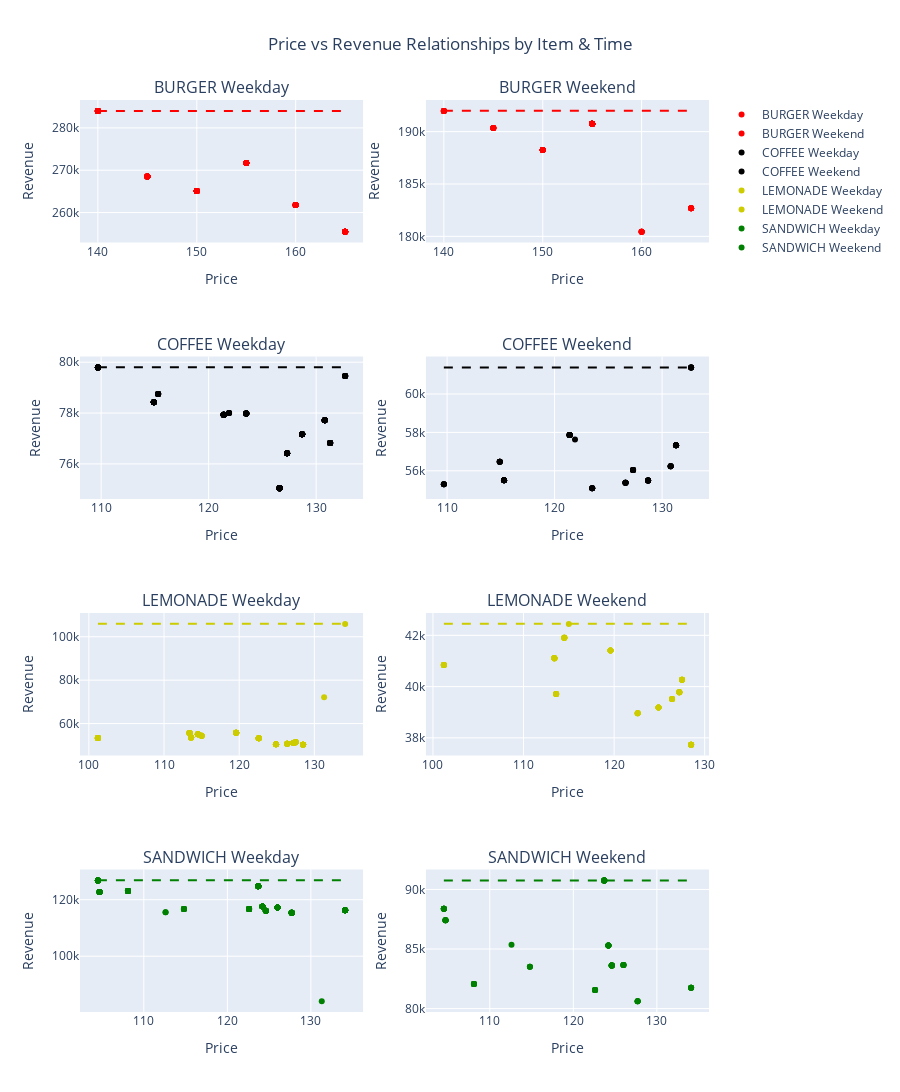

Here is the notebook cell this chart was saved with:
### Code cell
fig = make_subplots(rows=4, cols=2, subplot_titles=['BURGER Weekday', 'BURGER Weekend', 'COFFEE Weekday', 'COFFEE Weekend', 
                                                    'LEMONADE Weekday', 'LEMONADE Weekend', 'SANDWICH Weekday', 'SANDWICH Weekend'])

row_no = 1
col_no = 1

for item, color in zip(['BURGER', 'COFFEE', 'LEMONADE', 'SANDWICH'], ['red', 'black', '#CCCC00', 'green']):
    
    for is_weekend in [0, 1]:
        subplot_df = df_test[(df_test['item_name'] == item) & (df_test['is_weekend'] == is_weekend)]
        label = 'Weekend' if is_weekend == 1 else 'Weekday'
        
        fig.add_trace(go.Scatter(x=subplot_df['price'], y=subplot_df['revenue_prediction'], name=f'{item} {label}',
                                 mode='markers', marker=dict(color=color)), row=row_no, col=col_no)
        
        fig.add_shape(
            type='line',
            x0=subplot_df['price'].min(),
            x1=subplot_df['price'].max(),
            y0=subplot_df['revenue_prediction'].max(),
            y1=subplot_df['revenue_prediction'].max(),
            line=dict(color=color, width=2, dash='dash'), row=row_no, col=col_no)
        
        fig.update_xaxes(title_text='Price', row=row_no, col=col_no)
        fig.update_yaxes(title_text='Revenue', row=row_no, col=col_no)

        if col_no == 1:
            col_no += 1
        else:
            col_no = 1
            row_no += 1

fig.update_layout(title_text='Price vs Revenue Relationships by Item & Time', title_x=0.5, height=1600)
fig.show()

### Figure 1 — Plotly figure (JSON) as saved in the notebook; plotly's stock layout.template omitted (floating-point values rounded to 4 significant figures; data arrays with more than 128 entries replaced by an {"elided": "..."} marker saying what was removed)
{"data": [{"marker": {"color": "red"}, "mode": "markers", "name": "BURGER Weekday", "type": "scatter", "x": {"elided": "201 int values"}, "xaxis": "x", "y": {"elided": "201 float values"}, "yaxis": "y"}, {"marker": {"color": "red"}, "mode": "markers", "name": "BURGER Weekend", "type": "scatter", "x": [145, 155, 155, 160, 155, 155, 155, 155, 155, 155, 160, 155, 145, 155, 160, 155, 165, 155, 140, 155, 150, 140, 150, 155, 155, 165, 155, 155, 145, 155, 150, 140, 155, 140, 145, 150, 155, 150, 140, 150, 165, 155, 140, 150, 155, 150, 155, 145, 160, 165, 155, 155, 155, 155, 160, 165, 145, 150, 150, 155, 155, 155, 140, 160, 155, 155, 145, 145, 155, 155, 165, 140, 150, 155, 155, 150, 140, 165, 150], "xaxis": "x2", "y": [190300.0, 190800.0, 190800.0, 180500.0, 190800.0, 190800.0, 190800.0, 190800.0, 190800.0, 190800.0, 180500.0, 190800.0, 190300.0, 190800.0, 180500.0, 190800.0, 182700.0, 190800.0, 192000.0, 190800.0, 188200.0, 192000.0, 188200.0, 190800.0, 190800.0, 182700.0, 190800.0, 190800.0, 190300.0, 190800.0, 188200.0, 192000.0, 190800.0, 192000.0, 190300.0, 188200.0, 190800.0, 188200.0, 192000.0, 188200.0, 182700.0, 190800.0, 192000.0, 188200.0, 190800.0, 188200.0, 190800.0, 190300.0, 180500.0, 182700.0, 190800.0, 190800.0, 190800.0, 190800.0, 180500.0, 182700.0, 190300.0, 188200.0, 188200.0, 190800.0, 190800.0, 190800.0, 192000.0, 180500.0, 190800.0, 190800.0, 190300.0, 190300.0, 190800.0, 190800.0, 182700.0, 192000.0, 188200.0, 190800.0, 190800.0, 188200.0, 192000.0, 182700.0, 188200.0], "yaxis": "y2"}, {"marker": {"color": "black"}, "mode": "markers", "name": "COFFEE Weekday", "type": "scatter", "x": {"elided": "186 float values"}, "xaxis": "x3", "y": {"elided": "186 float values"}, "yaxis": "y3"}, {"marker": {"color": "black"}, "mode": "markers", "name": "COFFEE Weekend", "type": "scatter", "x": [127.3, 128.7, 121.4, 115.3, 127.3, 121.4, 121.9, 114.9, 115.3, 109.7, 130.8, 131.3, 126.6, 121.4, 115.3, 128.7, 115.3, 109.7, 131.3, 127.3, 121.4, 114.9, 114.9, 132.7, 127.3, 130.8, 128.7, 128.7, 126.6, 126.6, 115.3, 130.8, 127.3, 126.6, 123.5, 109.7, 121.4, 127.3, 128.7, 127.3, 131.3, 132.7, 123.5, 131.3, 132.7, 126.6, 131.3, 109.7, 127.3, 131.3, 121.4, 123.5, 130.8, 131.3, 126.6, 115.3, 115.3, 121.4, 123.5, 121.4, 115.3, 131.3, 128.7, 128.7, 132.7, 123.5, 115.3, 121.4, 114.9, 130.8, 131.3, 114.9, 128.7, 132.7], "xaxis": "x4", "y": [56040.0, 55500.0, 57860.0, 55510.0, 56040.0, 57860.0, 57640.0, 56480.0, 55510.0, 55300.0, 56230.0, 57330.0, 55380.0, 57860.0, 55510.0, 55500.0, 55510.0, 55300.0, 57330.0, 56040.0, 57860.0, 56480.0, 56480.0, 61390.0, 56040.0, 56230.0, 55500.0, 55500.0, 55380.0, 55380.0, 55510.0, 56230.0, 56040.0, 55380.0, 55100.0, 55300.0, 57860.0, 56040.0, 55500.0, 56040.0, 57330.0, 61390.0, 55100.0, 57330.0, 61390.0, 55380.0, 57330.0, 55300.0, 56040.0, 57330.0, 57860.0, 55100.0, 56230.0, 57330.0, 55380.0, 55510.0, 55510.0, 57860.0, 55100.0, 57860.0, 55510.0, 57330.0, 55500.0, 55500.0, 61390.0, 55100.0, 55510.0, 57860.0, 56480.0, 56230.0, 57330.0, 56480.0, 55500.0, 61390.0], "yaxis": "y4"}, {"marker": {"color": "#CCCC00"}, "mode": "markers", "name": "LEMONADE Weekday", "type": "scatter", "x": {"elided": "196 float values"}, "xaxis": "x5", "y": {"elided": "196 float values"}, "yaxis": "y5"}, {"marker": {"color": "#CCCC00"}, "mode": "markers", "name": "LEMONADE Weekend", "type": "scatter", "x": [122.6, 128.5, 113.4, 119.6, 127.2, 127.2, 127.5, 124.9, 124.9, 127.2, 114.5, 128.5, 127.5, 113.4, 113.4, 113.6, 122.6, 115, 122.6, 127.2, 127.5, 128.5, 127.5, 127.5, 128.5, 119.6, 126.4, 114.5, 119.6, 119.6, 119.6, 126.4, 101.2, 113.4, 113.4, 128.5, 113.4, 101.2, 114.5, 114.5, 128.5, 101.2, 113.6, 126.4, 128.5, 122.6, 126.4, 126.4, 114.5, 124.9, 113.6, 124.9, 113.4, 113.4, 124.9, 113.6, 127.2, 101.2, 101.2, 113.4, 119.6, 127.5, 113.6, 124.9, 127.2, 114.5, 126.4, 101.2, 101.2, 113.4, 126.4, 127.2, 114.5, 127.5, 127.5, 122.6, 128.5, 113.6, 113.4, 128.5, 127.2, 101.2, 101.2, 113.6], "xaxis": "x6", "y": [38960.0, 37740.0, 41100.0, 41410.0, 39780.0, 39780.0, 40270.0, 39190.0, 39190.0, 39780.0, 41910.0, 37740.0, 40270.0, 41100.0, 41100.0, 39710.0, 38960.0, 42450.0, 38960.0, 39780.0, 40270.0, 37740.0, 40270.0, 40270.0, 37740.0, 41410.0, 39520.0, 41910.0, 41410.0, 41410.0, 41410.0, 39520.0, 40850.0, 41100.0, 41100.0, 37740.0, 41100.0, 40850.0, 41910.0, 41910.0, 37740.0, 40850.0, 39710.0, 39520.0, 37740.0, 38960.0, 39520.0, 39520.0, 41910.0, 39190.0, 39710.0, 39190.0, 41100.0, 41100.0, 39190.0, 39710.0, 39780.0, 40850.0, 40850.0, 41100.0, 41410.0, 40270.0, 39710.0, 39190.0, 39780.0, 41910.0, 39520.0, 40850.0, 40850.0, 41100.0, 39520.0, 39780.0, 41910.0, 40270.0, 40270.0, 38960.0, 37740.0, 39710.0, 41100.0, 37740.0, 39780.0, 40850.0, 40850.0, 39710.0], "yaxis": "y6"}, {"marker": {"color": "green"}, "mode": "markers", "name": "SANDWICH Weekday", "type": "scatter", "x": {"elided": "186 float values"}, "xaxis": "x7", "y": {"elided": "186 float values"}, "yaxis": "y7"}, {"marker": {"color": "green"}, "mode": "markers", "name": "SANDWICH Weekend", "type": "scatter", "x": [124.6, 124.6, 104.5, 104.5, 134.1, 134.1, 127.7, 123.7, 104.7, 122.6, 126, 126, 104.5, 124.6, 127.7, 124.6, 122.6, 104.5, 104.7, 104.7, 108.1, 123.7, 112.6, 108.1, 126, 108.1, 108.1, 124.2, 124.2, 108.1, 122.6, 134.1, 124.6, 104.5, 122.6, 126, 122.6, 126, 134.1, 127.7, 104.5, 124.6, 104.5, 123.7, 123.7, 123.7, 114.8, 124.6, 122.6, 127.7, 108.1, 124.2, 123.7, 124.6, 123.7, 104.7, 114.8, 124.2, 123.7, 104.7, 122.6, 123.7, 124.6, 124.2, 108.1, 124.2, 123.7, 108.1, 108.1, 122.6, 104.7, 114.8, 124.6, 124.6, 123.7, 134.1, 124.2], "xaxis": "x8", "y": [83620.0, 83620.0, 88370.0, 88370.0, 81750.0, 81750.0, 80630.0, 90760.0, 87420.0, 81550.0, 83670.0, 83670.0, 88370.0, 83620.0, 80630.0, 83620.0, 81550.0, 88370.0, 87420.0, 87420.0, 82070.0, 90760.0, 85370.0, 82070.0, 83670.0, 82070.0, 82070.0, 85290.0, 85290.0, 82070.0, 81550.0, 81750.0, 83620.0, 88370.0, 81550.0, 83670.0, 81550.0, 83670.0, 81750.0, 80630.0, 88370.0, 83620.0, 88370.0, 90760.0, 90760.0, 90760.0, 83510.0, 83620.0, 81550.0, 80630.0, 82070.0, 85290.0, 90760.0, 83620.0, 90760.0, 87420.0, 83510.0, 85290.0, 90760.0, 87420.0, 81550.0, 90760.0, 83620.0, 85290.0, 82070.0, 85290.0, 90760.0, 82070.0, 82070.0, 81550.0, 87420.0, 83510.0, 83620.0, 83620.0, 90760.0, 81750.0, 85290.0], "yaxis": "y8"}], "layout": {"annotations": [{"font": {"size": 16}, "showarrow": false, "text": "BURGER Weekday", "x": 0.225, "xanchor": "center", "xref": "paper", "y": 1, "yanchor": "bottom", "yref": "paper"}, {"font": {"size": 16}, "showarrow": false, "text": "BURGER Weekend", "x": 0.775, "xanchor": "center", "xref": "paper", "y": 1, "yanchor": "bottom", "yref": "paper"}, {"font": {"size": 16}, "showarrow": false, "text": "COFFEE Weekday", "x": 0.225, "xanchor": "center", "xref": "paper", "y": 0.7188, "yanchor": "bottom", "yref": "paper"}, {"font": {"size": 16}, "showarrow": false, "text": "COFFEE Weekend", "x": 0.775, "xanchor": "center", "xref": "paper", "y": 0.7188, "yanchor": "bottom", "yref": "paper"}, {"font": {"size": 16}, "showarrow": false, "text": "LEMONADE Weekday", "x": 0.225, "xanchor": "center", "xref": "paper", "y": 0.4375, "yanchor": "bottom", "yref": "paper"}, {"font": {"size": 16}, "showarrow": false, "text": "LEMONADE Weekend", "x": 0.775, "xanchor": "center", "xref": "paper", "y": 0.4375, "yanchor": "bottom", "yref": "paper"}, {"font": {"size": 16}, "showarrow": false, "text": "SANDWICH Weekday", "x": 0.225, "xanchor": "center", "xref": "paper", "y": 0.1562, "yanchor": "bottom", "yref": "paper"}, {"font": {"size": 16}, "showarrow": false, "text": "SANDWICH Weekend", "x": 0.775, "xanchor": "center", "xref": "paper", "y": 0.1562, "yanchor": "bottom", "yref": "paper"}], "height": 1600, "shapes": [{"line": {"color": "red", "dash": "dash", "width": 2}, "type": "line", "x0": 140, "x1": 165, "xref": "x", "y0": 284000.0, "y1": 284000.0, "yref": "y"}, {"line": {"color": "red", "dash": "dash", "width": 2}, "type": "line", "x0": 140, "x1": 165, "xref": "x2", "y0": 192000.0, "y1": 192000.0, "yref": "y2"}, {"line": {"color": "black", "dash": "dash", "width": 2}, "type": "line", "x0": 109.7, "x1": 132.7, "xref": "x3", "y0": 79800.0, "y1": 79800.0, "yref": "y3"}, {"line": {"color": "black", "dash": "dash", "width": 2}, "type": "line", "x0": 109.7, "x1": 132.7, "xref": "x4", "y0": 61390.0, "y1": 61390.0, "yref": "y4"}, {"line": {"color": "#CCCC00", "dash": "dash", "width": 2}, "type": "line", "x0": 101.2, "x1": 134.1, "xref": "x5", "y0": 105900.0, "y1": 105900.0, "yref": "y5"}, {"line": {"color": "#CCCC00", "dash": "dash", "width": 2}, "type": "line", "x0": 101.2, "x1": 128.5, "xref": "x6", "y0": 42450.0, "y1": 42450.0, "yref": "y6"}, {"line": {"color": "green", "dash": "dash", "width": 2}, "type": "line", "x0": 104.5, "x1": 134.1, "xref": "x7", "y0": 126800.0, "y1": 126800.0, "yref": "y7"}, {"line": {"color": "green", "dash": "dash", "width": 2}, "type": "line", "x0": 104.5, "x1": 134.1, "xref": "x8", "y0": 90760.0, "y1": 90760.0, "yref": "y8"}], "title": {"text": "Price vs Revenue Relationships by Item & Time", "x": 0.5}, "xaxis": {"anchor": "y", "domain": [0, 0.45], "title": {"text": "Price"}}, "xaxis2": {"anchor": "y2", "domain": [0.55, 1], "title": {"text": "Price"}}, "xaxis3": {"anchor": "y3", "domain": [0, 0.45], "title": {"text": "Price"}}, "xaxis4": {"anchor": "y4", "domain": [0.55, 1], "title": {"text": "Price"}}, "xaxis5": {"anchor": "y5", "domain": [0, 0.45], "title": {"text": "Price"}}, "xaxis6": {"anchor": "y6", "domain": [0.55, 1], "title": {"text": "Price"}}, "xaxis7": {"anchor": "y7", "domain": [0, 0.45], "title": {"text": "Price"}}, "xaxis8": {"anchor": "y8", "domain": [0.55, 1], "title": {"text": "Price"}}, "yaxis": {"anchor": "x", "domain": [0.8438, 1], "title": {"text": "Revenue"}}, "yaxis2": {"anchor": "x2", "domain": [0.8438, 1], "title": {"text": "Revenue"}}, "yaxis3": {"anchor": "x3", "domain": [0.5625, 0.7188], "title": {"text": "Revenue"}}, "yaxis4": {"anchor": "x4", "domain": [0.5625, 0.7188], "title": {"text": "Revenue"}}, "yaxis5": {"anchor": "x5", "domain": [0.2812, 0.4375], "title": {"text": "Revenue"}}, "yaxis6": {"anchor": "x6", "domain": [0.2812, 0.4375], "title": {"text": "Revenue"}}, "yaxis7": {"anchor": "x7", "domain": [0, 0.1562], "title": {"text": "Revenue"}}, "yaxis8": {"anchor": "x8", "domain": [0, 0.1562], "title": {"text": "Revenue"}}}}
